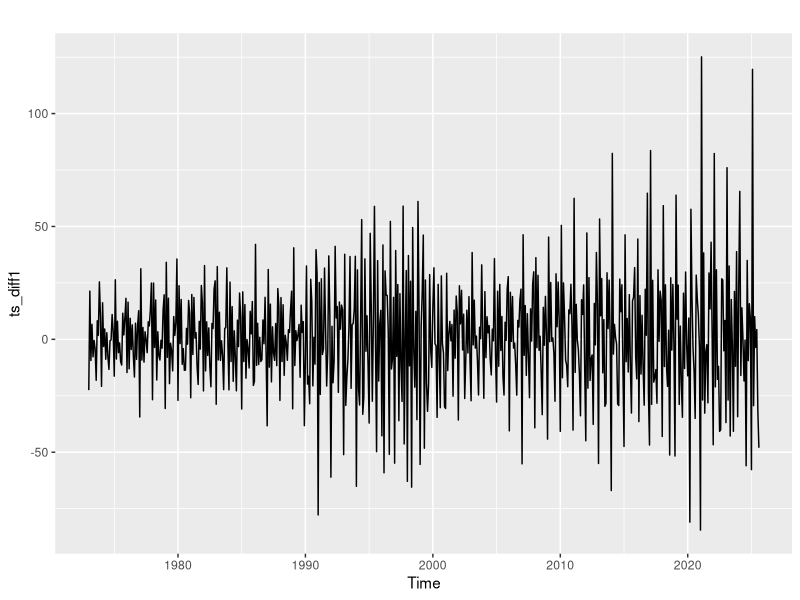
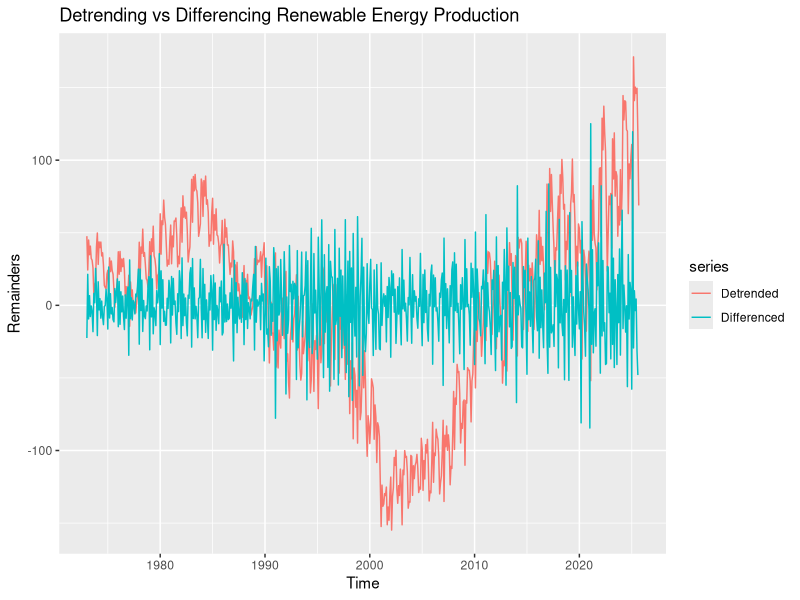
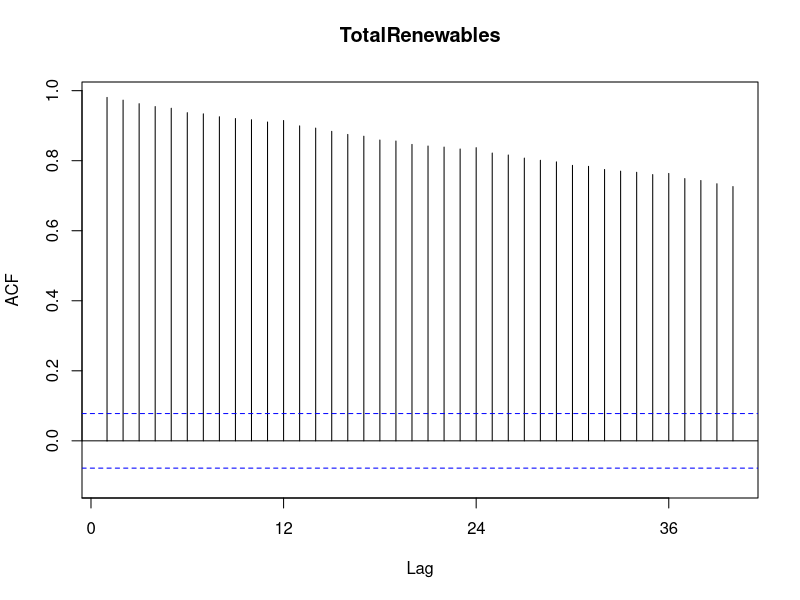
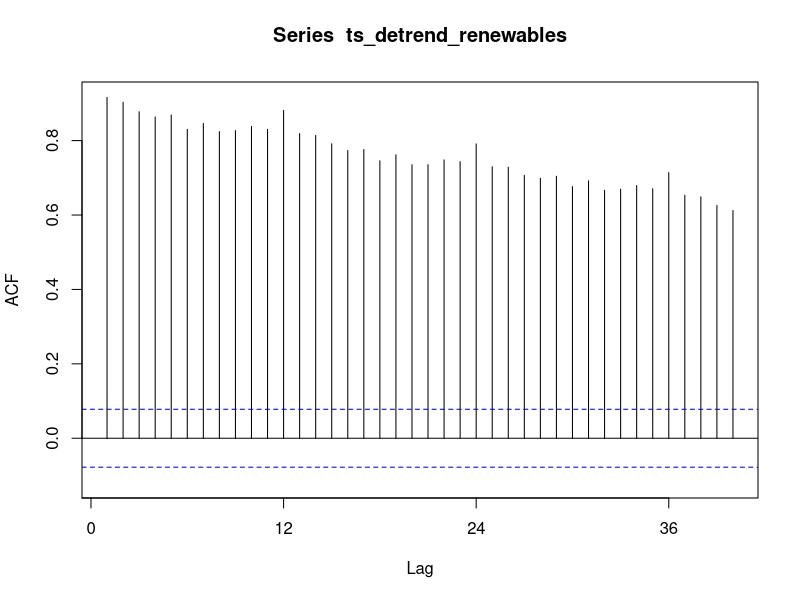
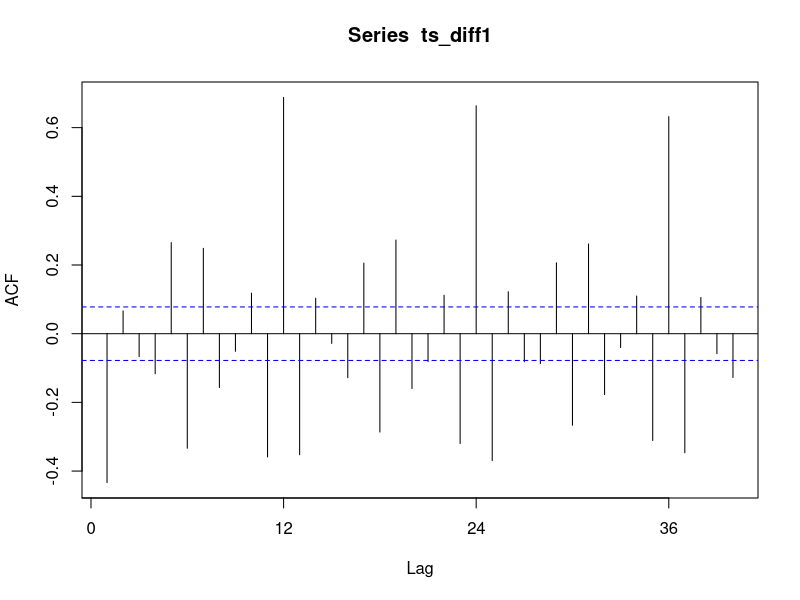
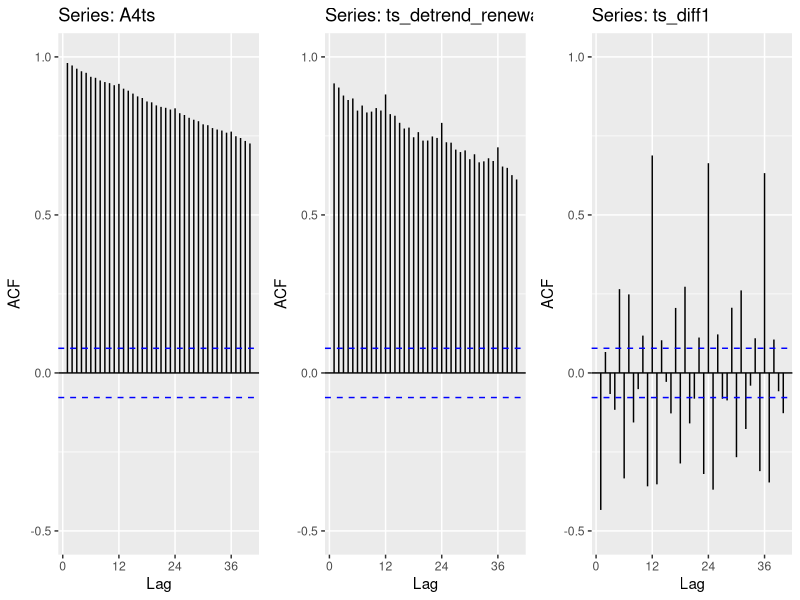

These charts were generated, in order, by the following R code: (Note: this script raises an error after producing the figures.)
## ---- chunk 1
#Load/install required package here
librarylist <- c("openxlsx", "readxl",'ggplot2','forecast','tseries','Kendall','here', 'tidyverse')
lapply(librarylist, require, character.only=TRUE)
here()
## ---- chunk 2
#Importing data set - you may copy your code from A3
energydata <- read.csv(here("Data", "Processed","jhs_clean_energy_data.csv"))
# Selecting energy data
A4data <- energydata %>% 
  select(TotalRenewables = Total.Renewable.Energy.Production)

A4ts <- ts(A4data, start = c(1973, 1), frequency = 12)

## ---- chunk 3
# difference the data
diff1 <- diff(A4data$TotalRenewables, lag = 1, differences = 1)

# make it time series data
ts_diff1 <- ts(data = diff1, start = c(1973, 1), frequency = 12)

#plot the data
autoplot(ts_diff1)

## ---- chunk 4
#Vector for linear regression
t <- c(1:nrow(A4data))

# renewables regression and coefficients
LM1 <- lm(A4data[,1]~t )
summary(LM1)
LM1Beta0 <- as.numeric(LM1$coefficients[1]) # Intercept
LM1Beta1 <- as.numeric(LM1$coefficients[2]) # Slope
# Detrending Renewable Data
detrend_renewables <- A4data[,1]-(LM1Beta0+LM1Beta1*t)
class(detrend_renewables)
ts_detrend_renewables <- ts(detrend_renewables, frequency=12, start=c(1973,1))

## ---- chunk 5
# autoplot + autolayer 

autoplot(ts_detrend_renewables, series = "Detrended")+
  autolayer(ts_diff1, series = "Differenced")+
  labs(title = "Detrending vs Differencing Renewable Energy Production",
       x = "Time",
       y = "Remainders")


## ---- chunk 6
# 3 ACF plots 
Renewables1 <- autoplot(Acf(A4ts, lag.max = 40), ylim =c(-0.5,1))
Renewables2 <- autoplot(Acf(ts_detrend_renewables, lag.max = 40), ylim =c(-0.5,1))
Renewables3 <- autoplot(Acf(ts_diff1, lag.max = 40),ylim =c(-0.5,1))
cowplot::plot_grid(Renewables1, Renewables2, Renewables3, nrow = 1)
## ---- chunk 7

print(SeasonalMannKendall(A4ts))
print(adf.test(A4ts))
## ---- chunk 8
# Aggregate by year and month
energy_matrix <- matrix(A4ts,byrow=TRUE,nrow=12)
energy_yearly <- colMeans(energy_matrix)

# convert to time series
energy_yearly_ts <- ts(energy_yearly, start= c(1973, 1), frequency = 1)

y <- c(seq(length(energy_yearly)))

#plotlength()#plot 
autoplot(energy_yearly_ts)

## ---- chunk 9
MannKendall(energy_yearly_ts)
cor.test(x = energy_yearly_ts, y = y, method = "spearman")
adf.test(energy_yearly_ts)
